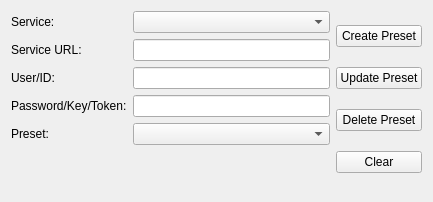
<?xml version="1.0" encoding="UTF-8"?>
<ui version="4.0">
 <class>Form</class>
 <widget class="QWidget" name="Form">
  <property name="geometry">
   <rect>
    <x>0</x>
    <y>0</y>
    <width>433</width>
    <height>202</height>
   </rect>
  </property>
  <property name="windowTitle">
   <string>Form</string>
  </property>
  <layout class="QHBoxLayout" name="horizontalLayout">
   <item>
    <layout class="QFormLayout" name="formLayout">
     <item row="0" column="0">
      <widget class="QLabel" name="serviceLabel">
       <property name="text">
        <string>Service:</string>
       </property>
      </widget>
     </item>
     <item row="0" column="1">
      <widget class="QComboBox" name="serviceComboBox"/>
     </item>
     <item row="1" column="0">
      <widget class="QLabel" name="serviceURLLabel">
       <property name="text">
        <string>Service URL:</string>
       </property>
      </widget>
     </item>
     <item row="1" column="1">
      <widget class="QLineEdit" name="serviceURLLineEdit"/>
     </item>
     <item row="2" column="0">
      <widget class="QLabel" name="userIDLabel">
       <property name="text">
        <string>User/ID:</string>
       </property>
      </widget>
     </item>
     <item row="2" column="1">
      <widget class="QLineEdit" name="userIDLineEdit"/>
     </item>
     <item row="3" column="0">
      <widget class="QLabel" name="passwordKeyTokenLabel">
       <property name="text">
        <string>Password/Key/Token:</string>
       </property>
      </widget>
     </item>
     <item row="3" column="1">
      <widget class="QLineEdit" name="passwordKeyTokenLineEdit"/>
     </item>
     <item row="4" column="0">
      <widget class="QLabel" name="presetLabel">
       <property name="text">
        <string>Preset:</string>
       </property>
      </widget>
     </item>
     <item row="4" column="1">
      <widget class="QComboBox" name="presetComboBox"/>
     </item>
    </layout>
   </item>
   <item>
    <layout class="QVBoxLayout" name="verticalLayout">
     <item>
      <widget class="QPushButton" name="pushButtonCreatePreset">
       <property name="text">
        <string>Create Preset</string>
       </property>
      </widget>
     </item>
     <item>
      <widget class="QPushButton" name="pushButtonUpdatePreset">
       <property name="text">
        <string>Update Preset</string>
       </property>
      </widget>
     </item>
     <item>
      <widget class="QPushButton" name="pushButtonDeletePreset">
       <property name="text">
        <string>Delete Preset</string>
       </property>
      </widget>
     </item>
     <item>
      <widget class="QPushButton" name="pushButtonClear">
       <property name="text">
        <string>Clear</string>
       </property>
      </widget>
     </item>
    </layout>
   </item>
  </layout>
 </widget>
 <resources/>
 <connections/>
</ui>
